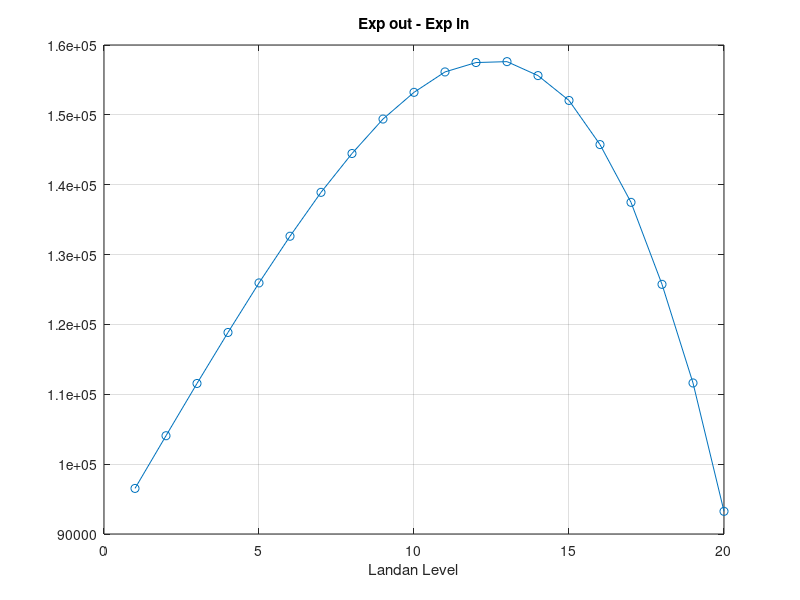

MATLAB code for this plot:
clear; close all;

x=[0 180 240 420 630 1040 1440 2160 2790 3900 4800 6380 7590 9720 11280 14040 15990 19460 21840 26100];
y=[96525 104247 111969 119691 127413 135135 142857 150579 158301 166023 173745 181467 189189 196911 204633 212355 220077 227799 235521 243243];

for i=1:length(x)
    X(i)=sum(x(1:i));
end

plot(y-X,'-o'); grid on; xlabel('Landan Level'); title('Exp out - Exp in');
